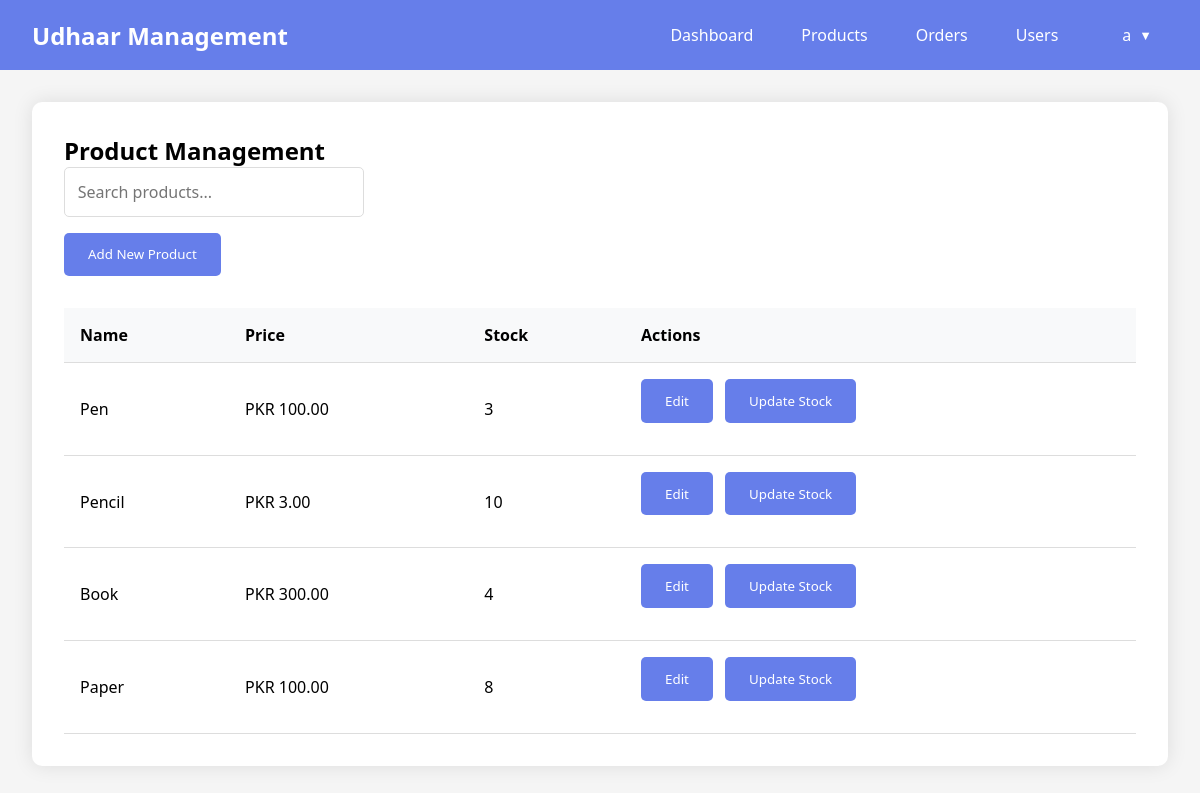
Page /products/ (signed in) on the committed database.
### myapp/models.py (models this page shows, shortened)
class User(AbstractUser):
    ROLE_CHOICES = (
        ('admin', 'Admin'),
        ('entry_operator', 'Entry Operator'),
        ('accountant', 'Accountant'),
        ('order_manager', 'Order Manager'),
        ('product_manager', 'Product Manager'),
        ('user', 'User'),
    )
    role = models.CharField(max_length=20, choices=ROLE_CHOICES, default='user')
    udhaar = models.DecimalField(max_digits=10, decimal_places=2, default=0.00)
    due_date = models.DateField(null=True, blank=True)
    created_at = models.DateTimeField(auto_now_add=True)
    updated_at = models.DateTimeField(auto_now=True)

class Product(models.Model):
    name = models.CharField(max_length=255)
    price = models.DecimalField(max_digits=10, decimal_places=2)
    stock = models.IntegerField(default=0)
    created_at = models.DateTimeField(auto_now_add=True)
    updated_at = models.DateTimeField(auto_now=True)

### myapp/views.py (the view)
# urls.py: path('products/', views.products, name='products'),
@login_required
def products(request):
    print("Checking product permissions...")
    can_add_product = request.user.has_perm('myapp.add_product') or request.user.role == 'entry_operator'
    can_change_product = request.user.has_perm('myapp.change_product')
    can_delete_product = request.user.has_perm('myapp.delete_product')
    if not (request.user.has_perm('myapp.view_product') or request.user.role == 'entry_operator'):
        return render(request, 'myapp/permission_denied.html')
    products = Product.objects.all()
    context = {
        'products': products,
        'can_add_product': can_add_product,
        'can_change_product': can_change_product,
        'can_delete_product': can_delete_product,
    }
    return render(request, 'myapp/products.html', context)

### myapp/templates/myapp/products.html (shortened to what this page needs)
{% extends 'myapp/base.html' %}
{% block content %}
<section id="products" class="section">
  <h2>Product Management</h2>
  <div class="search-container">
    <input
      type="text"
      id="productSearch"
      class="search-input"
      placeholder="Search products..."
    />
  </div>
  {% if can_add_product %}
  <button onclick="showAddProductForm()" class="action-btn">
    Add New Product
  </button>
  {% endif %}
  <div id="productsList" class="list-container">
    <table>
      <tr>
        <th>Name</th>
        <th>Price</th>
        <th>Stock</th>
        {% if can_change_product or can_delete_product %}
        <th>Actions</th>
        {% endif %}
      </tr>
      {% for product in products %}
      <tr>
        <td>{{ product.name }}</td>
        <td>PKR {{ product.price }}</td>
        <td>{{ product.stock }}</td>
        {% if can_change_product or can_delete_product %}
        <td>
          {% if can_change_product %}
          <button onclick="editProduct({{ product.id }})" class="action-btn">Edit</button>
          <button onclick="updateStock({{ product.id }})" class="action-btn">Update Stock</button>
          {% endif %}
        </td>
        {% endif %}
      </tr>
      {% endfor %}
    </table>
  </div>
</section>
{% endblock %}

### myapp/templates/myapp/base.html (shortened to what this page needs)
{% load static %}
<!DOCTYPE html>
<html lang="en">
  <head>
    <link rel="stylesheet" href="{% static 'myapp/css/styles.css' %}" />
  </head>
  <body>
    {% if user.is_authenticated %}
    <nav class="navbar">
      <div class="logo">Udhaar Management</div>
      <div class="nav-links">
        <a href="{% url 'dashboard' %}" class="nav-btn">Dashboard</a>
        {% if perms.myapp.view_product %}
        <a href="{% url 'products' %}" class="nav-btn">Products</a>
        {% endif %}
        {% if perms.myapp.view_order %}
        <a href="{% url 'orders' %}" class="nav-btn">Orders</a>
        {% endif %}
        {% if perms.myapp.view_user %}
        <a href="{% url 'users' %}" class="nav-btn">Users</a>
        {% endif %}
        <div class="user-menu">
          <span class="username">{{ user.get_full_name|default:user.username }}</span>
        </div>
      </div>
    </nav>
    {% endif %}
    <div class="container">
      {% block content %}{% endblock %}
    </div>
  </body>
</html>

### myapp/static/myapp/css/styles.css (style rules this page uses)
* { margin: 0; padding: 0; box-sizing: border-box; font-family: "Segoe UI", Tahoma, Geneva, Verdana, sans-serif; }
body { background-color: #f5f5f5; }
.navbar { background: #667eea; padding: 1rem 2rem; display: flex; justify-content: space-between; align-items: center; color: white; }
.logo { font-size: 1.5rem; font-weight: bold; }
.nav-links { display: flex; gap: 1rem; }
.nav-btn { padding: 0.5rem 1rem; border: none; background: transparent; color: white; cursor: pointer; font-size: 1rem; transition: opacity 0.3s ease; position: relative; text-decoration: none; }
.nav-btn::after { content: ""; position: absolute; bottom: 0; left: 50%; transform: translateX(-50%); width: 0; height: 2px; background: white; transition: width 0.3s ease; }
.container { padding: 2rem; max-width: 1200px; margin: 0 auto; }
.section { background: white; padding: 2rem; border-radius: 10px; box-shadow: 0 0 20px rgba(0, 0, 0, 0.1); margin-bottom: 2rem; }
.action-btn { padding: 0.8rem 1.5rem; background: #667eea; color: white; border: none; border-radius: 5px; cursor: pointer; margin-bottom: 1rem; }
.list-container { margin-top: 1rem; }
table { width: 100%; border-collapse: collapse; margin-top: 1rem; }
th, td { padding: 1rem; text-align: left; border-bottom: 1px solid #ddd; }
th { background-color: #f8f9fa; font-weight: 600; }
.action-btn + .action-btn { margin-left: 0.5rem; }
.search-container { margin-bottom: 1rem; }
.search-input { width: 100%; max-width: 300px; padding: 0.8rem; border: 1px solid #ddd; border-radius: 5px; font-size: 1rem; transition: border-color 0.3s ease; }

### myapp/templates/myapp/base.html (style rules this page uses)
.user-menu { position: relative; display: inline-block; margin-left: 1rem; }
.username { color: white; padding: 0.5rem 1rem; cursor: pointer; display: flex; align-items: center; }
.username:after { content: '▼'; font-size: 0.8em; margin-left: 0.5rem; }

### rows in the picture
User: get_full_name "a"
Product: name "Pen", price "100.00", stock "3"
Product: name "Pencil", price "3.00", stock "10"
Product: name "Book", price "300.00", stock "4"
Product: name "Paper", price "100.00", stock "8"
